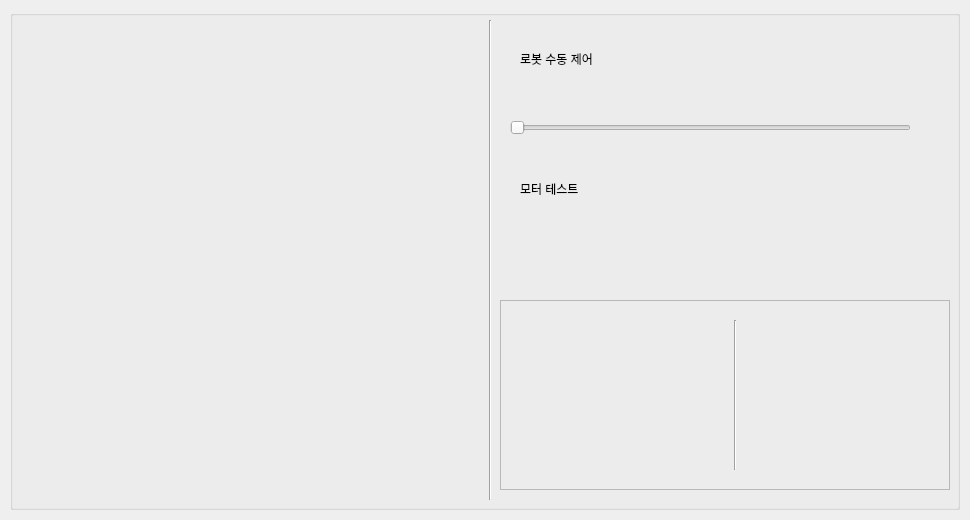
<?xml version="1.0" encoding="UTF-8"?>
<ui version="4.0">
 <class>Dialog</class>
 <widget class="QDialog" name="Dialog">
  <property name="geometry">
   <rect>
    <x>0</x>
    <y>0</y>
    <width>970</width>
    <height>520</height>
   </rect>
  </property>
  <property name="windowTitle">
   <string>Dialog</string>
  </property>
  <widget class="QGroupBox" name="groupBox">
   <property name="geometry">
    <rect>
     <x>10</x>
     <y>10</y>
     <width>950</width>
     <height>500</height>
    </rect>
   </property>
   <property name="title">
    <string/>
   </property>
   <widget class="QLabel" name="system_graph">
    <property name="geometry">
     <rect>
      <x>10</x>
      <y>10</y>
      <width>455</width>
      <height>480</height>
     </rect>
    </property>
    <property name="text">
     <string/>
    </property>
   </widget>
   <widget class="Line" name="line_2">
    <property name="geometry">
     <rect>
      <x>475</x>
      <y>10</y>
      <width>10</width>
      <height>480</height>
     </rect>
    </property>
    <property name="orientation">
     <enum>Qt::Vertical</enum>
    </property>
   </widget>
   <widget class="QFrame" name="frame">
    <property name="geometry">
     <rect>
      <x>490</x>
      <y>290</y>
      <width>450</width>
      <height>190</height>
     </rect>
    </property>
    <property name="frameShape">
     <enum>QFrame::StyledPanel</enum>
    </property>
    <property name="frameShadow">
     <enum>QFrame::Raised</enum>
    </property>
    <widget class="Line" name="line">
     <property name="geometry">
      <rect>
       <x>225</x>
       <y>20</y>
       <width>20</width>
       <height>150</height>
      </rect>
     </property>
     <property name="orientation">
      <enum>Qt::Vertical</enum>
     </property>
    </widget>
   </widget>
   <widget class="QSlider" name="horizontalSlider">
    <property name="geometry">
     <rect>
      <x>500</x>
      <y>110</y>
      <width>401</width>
      <height>16</height>
     </rect>
    </property>
    <property name="orientation">
     <enum>Qt::Horizontal</enum>
    </property>
   </widget>
   <widget class="QLabel" name="label">
    <property name="geometry">
     <rect>
      <x>510</x>
      <y>40</y>
      <width>111</width>
      <height>18</height>
     </rect>
    </property>
    <property name="text">
     <string>로봇 수동 제어</string>
    </property>
   </widget>
   <widget class="QLabel" name="label_2">
    <property name="geometry">
     <rect>
      <x>510</x>
      <y>170</y>
      <width>111</width>
      <height>18</height>
     </rect>
    </property>
    <property name="text">
     <string>모터 테스트</string>
    </property>
   </widget>
  </widget>
 </widget>
 <resources/>
 <connections/>
</ui>
